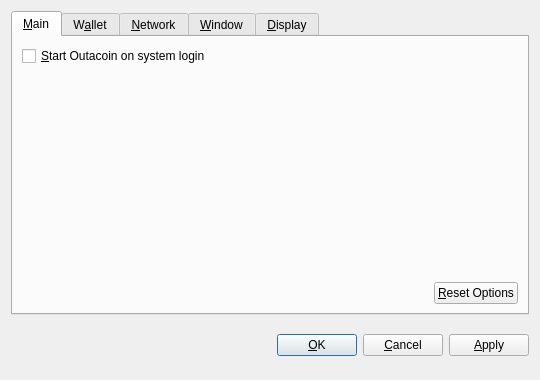
<?xml version="1.0" encoding="UTF-8"?>
<ui version="4.0">
 <class>OptionsDialog</class>
 <widget class="QDialog" name="OptionsDialog">
  <property name="geometry">
   <rect>
    <x>0</x>
    <y>0</y>
    <width>540</width>
    <height>380</height>
   </rect>
  </property>
  <property name="windowTitle">
   <string>Options</string>
  </property>
  <property name="modal">
   <bool>true</bool>
  </property>
  <layout class="QVBoxLayout" name="verticalLayout">
   <item>
    <widget class="QTabWidget" name="tabWidget">
     <property name="tabPosition">
      <enum>QTabWidget::North</enum>
     </property>
     <property name="currentIndex">
      <number>0</number>
     </property>
     <widget class="QWidget" name="tabMain">
      <attribute name="title">
       <string>&amp;Main</string>
      </attribute>
      <layout class="QVBoxLayout" name="verticalLayout_Main">
       <item>
        <widget class="QCheckBox" name="bitcoinAtStartup">
         <property name="toolTip">
          <string>Automatically start Outacoin after logging in to the system.</string>
         </property>
         <property name="text">
          <string>&amp;Start Outacoin on system login</string>
         </property>
        </widget>
       </item>
       <item>
        <spacer name="verticalSpacer_Main">
         <property name="orientation">
          <enum>Qt::Vertical</enum>
         </property>
         <property name="sizeHint" stdset="0">
          <size>
           <width>20</width>
           <height>40</height>
          </size>
         </property>
        </spacer>
       </item>
       <item>
        <layout class="QHBoxLayout" name="horizontalLayout_2_Main">
         <item>
          <spacer name="horizontalSpacer_2_Main">
           <property name="orientation">
            <enum>Qt::Horizontal</enum>
           </property>
           <property name="sizeHint" stdset="0">
            <size>
             <width>40</width>
             <height>20</height>
            </size>
           </property>
          </spacer>
         </item>
         <item>
          <widget class="QPushButton" name="resetButton">
           <property name="toolTip">
            <string>Reset all client options to default.</string>
           </property>
           <property name="text">
            <string>&amp;Reset Options</string>
           </property>
           <property name="autoDefault">
            <bool>false</bool>
           </property>
          </widget>
         </item>
        </layout>
       </item>
      </layout>
     </widget>
     <widget class="QWidget" name="tabWallet">
      <attribute name="title">
       <string>W&amp;allet</string>
      </attribute>
      <layout class="QVBoxLayout" name="verticalLayout_Network">
       <item>
        <widget class="QLabel" name="transactionFeeInfoLabel">
         <property name="text">
          <string>Optional transaction fee per kB that helps make sure your transactions are processed quickly. Most transactions are 1 kB.</string>
         </property>
         <property name="textFormat">
          <enum>Qt::PlainText</enum>
         </property>
         <property name="wordWrap">
          <bool>true</bool>
         </property>
        </widget>
       </item>
       <item>
        <layout class="QHBoxLayout" name="horizontalLayout_1_Main">
         <item>
          <widget class="QLabel" name="transactionFeeLabel">
           <property name="text">
            <string>Pay transaction &amp;fee</string>
           </property>
           <property name="textFormat">
            <enum>Qt::PlainText</enum>
           </property>
           <property name="buddy">
            <cstring>transactionFee</cstring>
           </property>
          </widget>
         </item>
         <item>
          <widget class="BitcoinAmountField" name="transactionFee"/>
         </item>
         <item>
          <spacer name="horizontalSpacer_1_Main">
           <property name="orientation">
            <enum>Qt::Horizontal</enum>
           </property>
           <property name="sizeHint" stdset="0">
            <size>
             <width>40</width>
             <height>20</height>
            </size>
           </property>
          </spacer>
         </item>
        </layout>
       </item>
       <item>
        <widget class="QLabel" name="label">
         <property name="text">
          <string>If you disable the spending of unconfirmed change, the change from a transaction cannot be used until that transaction has at least one confirmation. This also affects how your balance is computed.</string>
         </property>
         <property name="wordWrap">
          <bool>true</bool>
         </property>
        </widget>
       </item>
       <item>
        <widget class="QCheckBox" name="spendZeroConfChange">
         <property name="text">
          <string>Spend unconfirmed change  (experts only)</string>
         </property>
        </widget>
       </item>
       <item>
        <spacer name="verticalSpacer">
         <property name="orientation">
          <enum>Qt::Vertical</enum>
         </property>
         <property name="sizeHint" stdset="0">
          <size>
           <width>20</width>
           <height>40</height>
          </size>
         </property>
        </spacer>
       </item>
      </layout>
     </widget>
     <widget class="QWidget" name="tabNetwork">
      <attribute name="title">
       <string>&amp;Network</string>
      </attribute>
      <layout class="QVBoxLayout" name="verticalLayout_Network">
       <item>
        <widget class="QCheckBox" name="mapPortUpnp">
         <property name="toolTip">
          <string>Automatically open the Outacoin client port on the router. This only works when your router supports UPnP and it is enabled.</string>
         </property>
         <property name="text">
          <string>Map port using &amp;UPnP</string>
         </property>
        </widget>
       </item>
       <item>
        <widget class="QCheckBox" name="connectSocks">
         <property name="toolTip">
          <string>Connect to the Outacoin network through a SOCKS proxy (e.g. when connecting through Tor).</string>
         </property>
         <property name="text">
          <string>&amp;Connect through SOCKS proxy:</string>
         </property>
        </widget>
       </item>
       <item>
        <layout class="QHBoxLayout" name="horizontalLayout_Network">
         <item>
          <widget class="QLabel" name="proxyIpLabel">
           <property name="text">
            <string>Proxy &amp;IP:</string>
           </property>
           <property name="textFormat">
            <enum>Qt::PlainText</enum>
           </property>
           <property name="buddy">
            <cstring>proxyIp</cstring>
           </property>
          </widget>
         </item>
         <item>
          <widget class="QValidatedLineEdit" name="proxyIp">
           <property name="maximumSize">
            <size>
             <width>140</width>
             <height>16777215</height>
            </size>
           </property>
           <property name="toolTip">
            <string>IP address of the proxy (e.g. 127.0.0.1)</string>
           </property>
          </widget>
         </item>
         <item>
          <widget class="QLabel" name="proxyPortLabel">
           <property name="text">
            <string>&amp;Port:</string>
           </property>
           <property name="textFormat">
            <enum>Qt::PlainText</enum>
           </property>
           <property name="buddy">
            <cstring>proxyPort</cstring>
           </property>
          </widget>
         </item>
         <item>
          <widget class="QLineEdit" name="proxyPort">
           <property name="maximumSize">
            <size>
             <width>55</width>
             <height>16777215</height>
            </size>
           </property>
           <property name="toolTip">
            <string>Port of the proxy (e.g. 9050)</string>
           </property>
          </widget>
         </item>
         <item>
          <widget class="QLabel" name="socksVersionLabel">
           <property name="text">
            <string>SOCKS &amp;Version:</string>
           </property>
           <property name="textFormat">
            <enum>Qt::PlainText</enum>
           </property>
           <property name="buddy">
            <cstring>socksVersion</cstring>
           </property>
          </widget>
         </item>
         <item>
          <widget class="QValueComboBox" name="socksVersion">
           <property name="toolTip">
            <string>SOCKS version of the proxy (e.g. 5)</string>
           </property>
          </widget>
         </item>
         <item>
          <spacer name="horizontalSpacer_Network">
           <property name="orientation">
            <enum>Qt::Horizontal</enum>
           </property>
           <property name="sizeHint" stdset="0">
            <size>
             <width>40</width>
             <height>20</height>
            </size>
           </property>
          </spacer>
         </item>
        </layout>
       </item>
       <item>
        <spacer name="verticalSpacer_Network">
         <property name="orientation">
          <enum>Qt::Vertical</enum>
         </property>
         <property name="sizeHint" stdset="0">
          <size>
           <width>20</width>
           <height>40</height>
          </size>
         </property>
        </spacer>
       </item>
      </layout>
     </widget>
     <widget class="QWidget" name="tabWindow">
      <attribute name="title">
       <string>&amp;Window</string>
      </attribute>
      <layout class="QVBoxLayout" name="verticalLayout_Window">
       <item>
        <widget class="QCheckBox" name="minimizeToTray">
         <property name="toolTip">
          <string>Show only a tray icon after minimizing the window.</string>
         </property>
         <property name="text">
          <string>&amp;Minimize to the tray instead of the taskbar</string>
         </property>
        </widget>
       </item>
       <item>
        <widget class="QCheckBox" name="minimizeOnClose">
         <property name="toolTip">
          <string>Minimize instead of exit the application when the window is closed. When this option is enabled, the application will be closed only after selecting Quit in the menu.</string>
         </property>
         <property name="text">
          <string>M&amp;inimize on close</string>
         </property>
        </widget>
       </item>
       <item>
        <spacer name="verticalSpacer_Window">
         <property name="orientation">
          <enum>Qt::Vertical</enum>
         </property>
         <property name="sizeHint" stdset="0">
          <size>
           <width>20</width>
           <height>40</height>
          </size>
         </property>
        </spacer>
       </item>
      </layout>
     </widget>
     <widget class="QWidget" name="tabDisplay">
      <attribute name="title">
       <string>&amp;Display</string>
      </attribute>
      <layout class="QVBoxLayout" name="verticalLayout_Display">
       <item>
        <layout class="QHBoxLayout" name="horizontalLayout_1_Display">
         <item>
          <widget class="QLabel" name="langLabel">
           <property name="text">
            <string>User Interface &amp;language:</string>
           </property>
           <property name="textFormat">
            <enum>Qt::PlainText</enum>
           </property>
           <property name="buddy">
            <cstring>lang</cstring>
           </property>
          </widget>
         </item>
         <item>
          <widget class="QValueComboBox" name="lang">
           <property name="toolTip">
            <string>The user interface language can be set here. This setting will take effect after restarting Outacoin.</string>
           </property>
          </widget>
         </item>
        </layout>
       </item>
       <item>
        <layout class="QHBoxLayout" name="horizontalLayout_2_Display">
         <item>
          <widget class="QLabel" name="unitLabel">
           <property name="text">
            <string>&amp;Unit to show amounts in:</string>
           </property>
           <property name="textFormat">
            <enum>Qt::PlainText</enum>
           </property>
           <property name="buddy">
            <cstring>unit</cstring>
           </property>
          </widget>
         </item>
         <item>
          <widget class="QValueComboBox" name="unit">
           <property name="toolTip">
            <string>Choose the default subdivision unit to show in the interface and when sending coins.</string>
           </property>
          </widget>
         </item>
        </layout>
       </item>
       <item>
        <widget class="QCheckBox" name="displayAddresses">
         <property name="toolTip">
          <string>Whether to show Outacoin addresses in the transaction list or not.</string>
         </property>
         <property name="text">
          <string>&amp;Display addresses in transaction list</string>
         </property>
        </widget>
       </item>
       <item>
        <widget class="QCheckBox" name="coinControlFeatures">
         <property name="toolTip">
          <string>Whether to show coin control features or not.</string>
         </property>
         <property name="text">
          <string>Display coin &amp;control features (experts only!)</string>
         </property>
        </widget>
       </item>
       <item>
        <spacer name="verticalSpacer_Display">
         <property name="orientation">
          <enum>Qt::Vertical</enum>
         </property>
         <property name="sizeHint" stdset="0">
          <size>
           <width>20</width>
           <height>40</height>
          </size>
         </property>
        </spacer>
       </item>
      </layout>
     </widget>
    </widget>
   </item>
   <item>
    <layout class="QHBoxLayout" name="horizontalLayout_Buttons">
     <item>
      <spacer name="horizontalSpacer_1">
       <property name="orientation">
        <enum>Qt::Horizontal</enum>
       </property>
       <property name="sizeHint" stdset="0">
        <size>
         <width>40</width>
         <height>48</height>
        </size>
       </property>
      </spacer>
     </item>
     <item>
      <widget class="QLabel" name="statusLabel">
       <property name="font">
        <font>
         <weight>75</weight>
         <bold>true</bold>
        </font>
       </property>
       <property name="text">
        <string/>
       </property>
       <property name="textFormat">
        <enum>Qt::PlainText</enum>
       </property>
       <property name="wordWrap">
        <bool>true</bool>
       </property>
      </widget>
     </item>
     <item>
      <spacer name="horizontalSpacer_2">
       <property name="orientation">
        <enum>Qt::Horizontal</enum>
       </property>
       <property name="sizeHint" stdset="0">
        <size>
         <width>40</width>
         <height>48</height>
        </size>
       </property>
      </spacer>
     </item>
     <item>
      <widget class="QPushButton" name="okButton">
       <property name="text">
        <string>&amp;OK</string>
       </property>
      </widget>
     </item>
     <item>
      <widget class="QPushButton" name="cancelButton">
       <property name="text">
        <string>&amp;Cancel</string>
       </property>
       <property name="autoDefault">
        <bool>false</bool>
       </property>
      </widget>
     </item>
     <item>
      <widget class="QPushButton" name="applyButton">
       <property name="text">
        <string>&amp;Apply</string>
       </property>
       <property name="autoDefault">
        <bool>false</bool>
       </property>
      </widget>
     </item>
    </layout>
   </item>
  </layout>
 </widget>
 <customwidgets>
  <customwidget>
   <class>BitcoinAmountField</class>
   <extends>QSpinBox</extends>
   <header>bitcoinamountfield.h</header>
  </customwidget>
  <customwidget>
   <class>QValueComboBox</class>
   <extends>QComboBox</extends>
   <header>qvaluecombobox.h</header>
  </customwidget>
  <customwidget>
   <class>QValidatedLineEdit</class>
   <extends>QLineEdit</extends>
   <header>qvalidatedlineedit.h</header>
  </customwidget>
 </customwidgets>
 <resources/>
 <connections/>
</ui>
